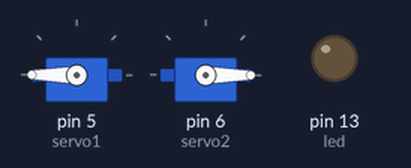
A sketch run on a simulated Arduino Uno, built with avr-gcc and run on an emulated ATmega328P. On the bench: 2 × servo, output pins drawn as LEDs (lit = HIGH). Random numbers use the default seed unless the sketch sets one.

Above: at 0.45 s.
At 1.7 s:
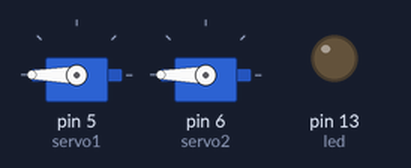
At 2.35 s:
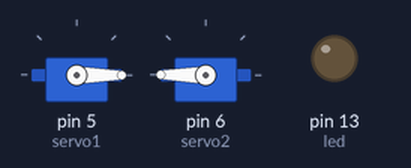
At 3.0 s:
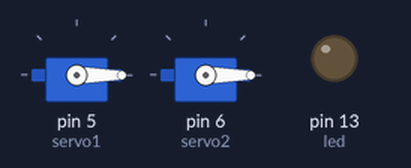
Timing chart, 0 to 6.4 s (numbered marks = the images above):
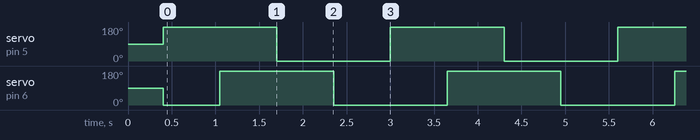

Measured:
- by itself, servo on pin 5 (servo1): alternates 180° for 1.3 s and 0° for 1.3 s
- by itself, servo on pin 6 (servo2): repeats every 2.6 s: 180° 1.3 s, 0° 1.3 s

The sketch:

cloudSmarticle.ino
```cpp
#include <Servo.h>

/* Pin Definitions */

#define SERVOTYPE 0 //red=0, ross=1

#if SERVOTYPE==0 //RED
  #define servo1 5//5 red//10 ross
  #define servo2 6//6 red//11 ross
#else            //ROSS
  #define servo1 10//5 red//10 ross
  #define servo2 11//6 red//11 ross
#endif

#define led 13

int randAmp = 0;//units of milliseconds
int maxRand = 1000; //change this back to 1000!
int del = 400;
/* Instance Data & Declarations */
Servo S1;
Servo S2;
const int SERVONUM = 3;

static int p1 = 1500; static int p2 = 1500;
uint8_t minn = 0; uint8_t maxx = 180; uint8_t midd = 90;
void activateSmarticle();
void deactivateSmarticle();
void straighten();
void leftSquareGait();
void rightSquareGait();
void leftDiamond();
void rightDiamond();
void positiveSquare();
void negativeSquare();
void zShape();
void uShape();
void nShape();

void setup() {
  S1.attach(servo1, 600, 2400);
  S2.attach(servo2, 600, 2400);
  pinMode(led, OUTPUT);
  deactivateSmarticle();
  randomSeed(analogRead(0));
}

void loop()
{
  //leftSquare();
  activateSmarticle();
  //deactivateSmarticle();
}


void deactivateSmarticle() {
  S1.writeMicroseconds(p1 = 1500);
  S2.writeMicroseconds(p2 = 1500);
  //  S1.writeMicroseconds(p1=maxx * 10 + 600);
  //  S2.writeMicroseconds(p2=minn * 10 + 600);
  delay(del);
}

void activateSmarticle() {
  //+1 for max argument for random because it goes from min to max-1
  int periodDel = (maxRand + random(-1 * randAmp, randAmp + 1)) / 4.0; //units of milliseconds
  //if I do full size random and divide it by 4 and use it 4 times
  //it has same std as a single large random
  //it is different though if I add up 4 smaller randoms

  S1.writeMicroseconds(p1 = maxx * 10 + 600);
  S2.writeMicroseconds(p2 = minn * 10 + 600);
  delay(del + periodDel);
//  delay(del);
  S1.writeMicroseconds(p1 = maxx * 10 + 600);
  S2.writeMicroseconds(p2 = maxx * 10 + 600);
  delay(del + periodDel);
  S1.writeMicroseconds(p1 = minn * 10 + 600);
  S2.writeMicroseconds(p2 = maxx * 10 + 600);
  delay(del + periodDel);
  S1.writeMicroseconds(p1 = minn * 10 + 600);
  S2.writeMicroseconds(p2 = minn * 10 + 600);
  delay(del + periodDel);
}

void uShape() {
  S1.writeMicroseconds(1500 - 900);
  S2.writeMicroseconds(1500 + 900);
  delay(del);
}
void nShape() {
  S1.writeMicroseconds(1500 + 900);
  S2.writeMicroseconds(1500 - 900);
}
void zShape() {
  S1.writeMicroseconds(1500 + 900);
  S2.writeMicroseconds(1500 + 900);
}
void leftSquareGait() {
  S1.writeMicroseconds(p1=maxx * 10 + 600);
  S2.writeMicroseconds(p2=minn * 10 + 600);
  delay(del);
  S1.writeMicroseconds(p1=minn * 10 + 600);
  S2.writeMicroseconds(p2=minn * 10 + 600);
  delay(del);
  S1.writeMicroseconds(p1=minn * 10 + 600);
  S2.writeMicroseconds(p2=maxx * 10 + 600);
  delay(del);
  S1.writeMicroseconds(p1=maxx * 10 + 600);
  S2.writeMicroseconds(p2=maxx * 10 + 600);
  delay(300);
  delay(random(200));
}
void rightSquareGait() {
  S1.writeMicroseconds(p1=maxx * 10 + 600);
  S2.writeMicroseconds(p2=minn * 10 + 600);
  delay(del);
  S1.writeMicroseconds(p1=maxx * 10 + 600);
  S2.writeMicroseconds(p2=maxx * 10 + 600);
  delay(del);
  S1.writeMicroseconds(p1=minn * 10 + 600);
  S2.writeMicroseconds(p2=maxx * 10 + 600);
  delay(del);
  S1.writeMicroseconds(p1=minn * 10 + 600);
  S2.writeMicroseconds(p2=minn * 10 + 600);
  delay(300);
  delay(random(200));
}
void rightDiamond() {
    S1.writeMicroseconds(maxx * 10 + 600);
    S2.writeMicroseconds((midd) * 10 + 600);
    delay(del);
    S1.writeMicroseconds(midd * 10 + 600);
    S2.writeMicroseconds((maxx) * 10 + 600);
    delay(del);
    S1.writeMicroseconds(minn * 10 + 600);
    S2.writeMicroseconds((midd) * 10 + 600);
    delay(del);
    S1.writeMicroseconds(midd * 10 + 600);
    S2.writeMicroseconds((minn) * 10 + 600);
    delay(300);
    delay(random(200));
}
void leftDiamond() {
    S1.writeMicroseconds(maxx * 10 + 600);
    S2.writeMicroseconds((180-midd) * 10 + 600);
    delay(del);
    S1.writeMicroseconds(midd * 10 + 600);
    S2.writeMicroseconds((180-maxx) * 10 + 600);
    delay(del);
    S1.writeMicroseconds(minn * 10 + 600);
    S2.writeMicroseconds((180-midd) * 10 + 600);
    delay(del);
    S1.writeMicroseconds(midd * 10 + 600);
    S2.writeMicroseconds((180-minn) * 10 + 600);
    delay(300);
    delay(random(200));
}
void positiveSquare() {
  S1.writeMicroseconds(p1=midd * 10 + 600);
  S2.writeMicroseconds(p2=midd * 10 + 600);
  delay(del);
  S1.writeMicroseconds(p1=minn * 10 + 600);
  S2.writeMicroseconds(p2=midd * 10 + 600);
  delay(del);
  S1.writeMicroseconds(p1=minn * 10 + 600);
  S2.writeMicroseconds(p2=maxx * 10 + 600);
  delay(del);
  S1.writeMicroseconds(p1=midd * 10 + 600);
  S2.writeMicroseconds(p2=maxx * 10 + 600);
  delay(300);
  delay(random(200));
}
void negativeSquare() {
  S1.writeMicroseconds(p1=maxx * 10 + 600);
  S2.writeMicroseconds(p2=midd * 10 + 600);
  delay(del);
  S1.writeMicroseconds(p1=maxx * 10 + 600);
  S2.writeMicroseconds(p2=minn * 10 + 600);
  delay(del);
  S1.writeMicroseconds(p1=midd * 10 + 600);
  S2.writeMicroseconds(p2=minn * 10 + 600);
  delay(del);
  S1.writeMicroseconds(p1=midd * 10 + 600);
  S2.writeMicroseconds(p2=midd * 10 + 600);
  delay(300);
  delay(random(200));
}


void straighten() {
  S1.writeMicroseconds(p1=1500);
  S2.writeMicroseconds(p2=1500);
  delay(del);
}
```
